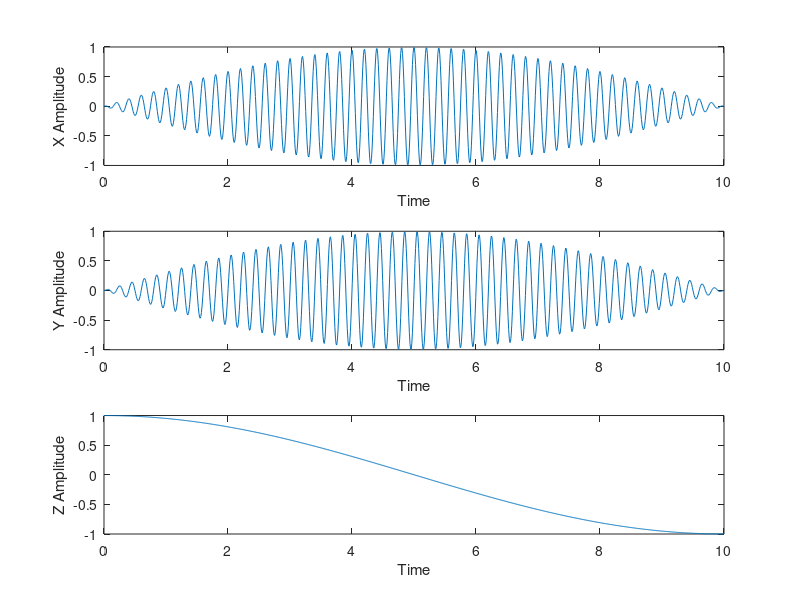
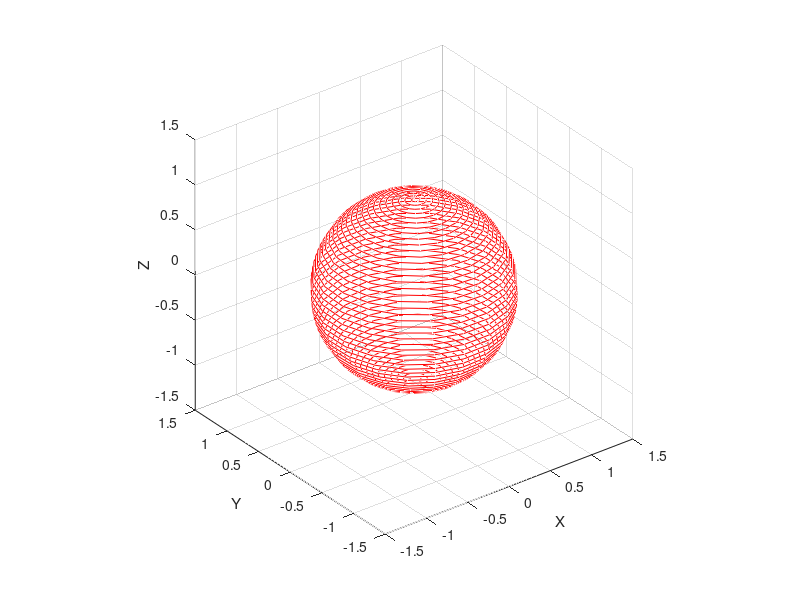
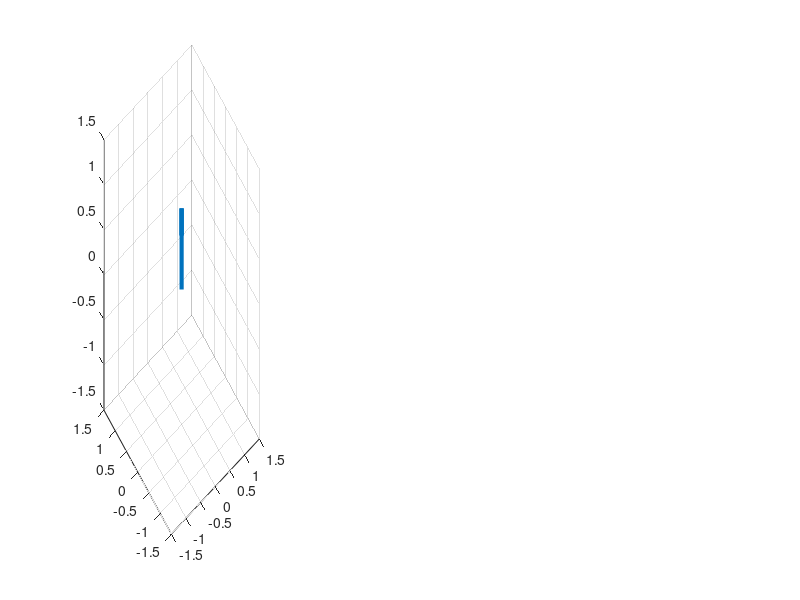

MATLAB code for these plots, in order: (Note: this script raises an error after producing the figures.)
clear all
close all 
clc
%% Preamble
time = 10;
t = linspace(0,time,1000);

numrotxy = 50;  %Number of circles drawn in xy plane per time period
numrotz = 0.5; %Number of vertical gain periods
% numamp = 1; %Period of xy amplitude change

%% xy plane
T1 = max(t)./numrotxy;
f1 = (2*pi)/T1;

% z direction
T2 = max(t)./numrotz;
f2 = (2*pi)/T2; 

u = f1.*t;
v = f2.*t;

%TEST
r = 1;
x1 = cos(u).*sin(v);
y1 = sin(u).*sin(v);
z1 = cos(v);

%Rewriting as sums of sins
x = 0.5.*(sin(v+u)+sin(v-u));
y = 0.5.*(sin((pi/2) -(u-v))-sin((pi/2)-(u+v)));
z = sin((pi/2)-v);
or = [0 0 0]; %Origin
r2 = [x;y;z;];

figure(1)
subplot(3,1,1)
plot(t,x); xlabel('Time'); ylabel('X Amplitude');
subplot(3,1,2)
plot(t,y); xlabel('Time'); ylabel('Y Amplitude');
subplot(3,1,3)
plot(t,z); xlabel('Time'); ylabel('Z Amplitude');

%% Plotting
%Angles
theta = acosd(z);
phi = atand(y./x);
figure(2)
plot3(r2(1,:),r2(2,:),r2(3,:),'r-');
xlim([-1.5 1.5]); ylim([-1.5 1.5]); zlim([-1.5 1.5])
xlabel("X"); ylabel("Y"); zlabel("Z");
axis square; grid on;

figure(10) %Drawing Vectors and show angles through time

subplot(1,3,1)
pl1 = quiver3(or(1),or(2),or(3),r2(1,1),r2(2,1),r2(3,1),"LineWidth",3);
hold on
pl2 = plot3(r2(1,1),r2(2,1),r2(3,1),'r-');
xlim([-1.5 1.5]); ylim([-1.5 1.5]); zlim([-1.5 1.5])
xlabel("X",FontSize=15); ylabel("Y",FontSize=15); zlabel("Z",FontSize=15);
axis square
title("Field Output",FontSize=20)

subplot(1,3,2)
pl3 = plot(t(1),phi(1));
xlim([0 max(t)]); ylim([-95 95]);
title("Azimuthal Angle",FontSize=20)
xlabel("Time (s)",FontSize=15); ylabel("Phi",FontSize=15)

subplot(1,3,3)
pl4 = plot(t(1),theta(1));
xlim([0 max(t)]); ylim([0 190]); 
title("Polar Angle",FontSize=20)
xlabel("Time (s)",FontSize=15); ylabel("Theta",FontSize=15)

for j = 1:length(t)
    pl1.UData = r2(1,j);
    pl1.VData = r2(2,j);
    pl1.WData = r2(3,j);

    pl2.XData = r2(1,1:j);
    pl2.YData = r2(2,1:j);
    pl2.ZData = r2(3,1:j);

    pl3.XData = t(1:j);
    pl3.YData = phi(1:j);

    pl4.XData = t(1:j);
    pl4.YData = theta(1:j);

    drawnow
end











